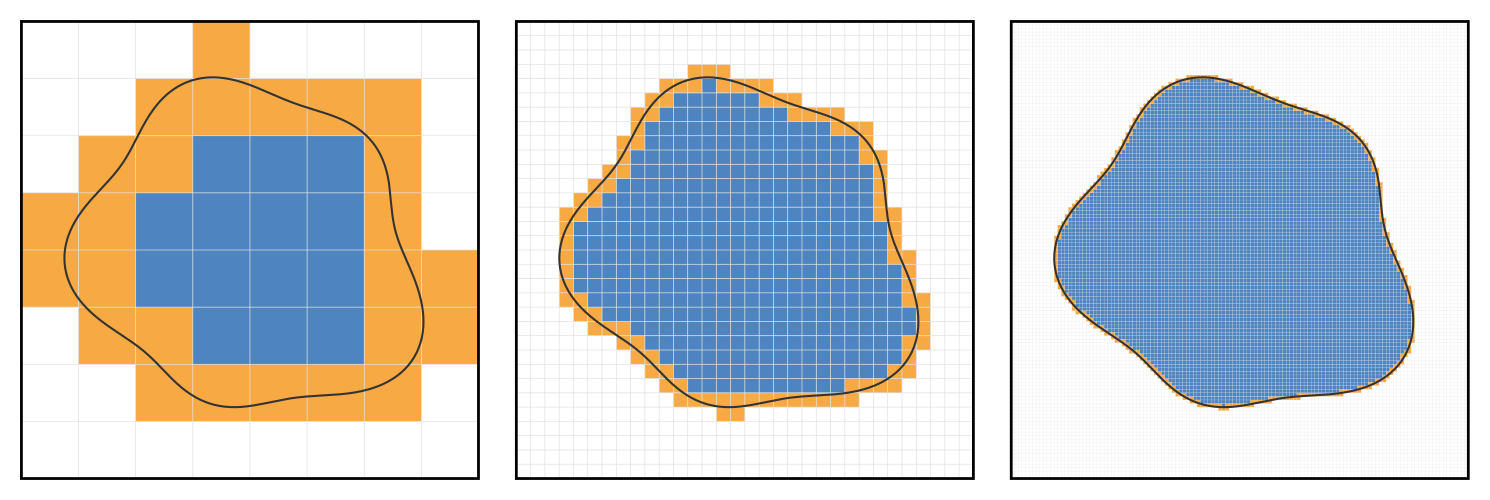

This chart was generated by the following Python code:
import numpy as np
import matplotlib.pyplot as plt
from matplotlib.patches import Rectangle

# ----------------------------------------------------------------------
# 1. 随机生成一个边缘光滑的区域 D（星形区域，极坐标下用若干正弦项叠加）
# ----------------------------------------------------------------------
np.random.seed(2024)
theta = np.linspace(0, 2 * np.pi, 720)

r_base = 0.72
phases = np.random.uniform(0, 2 * np.pi, 3)
amps = np.random.uniform(0.04, 0.10, 3)

r = (r_base
     + amps[0] * np.sin(3 * theta + phases[0])
     + amps[1] * np.sin(5 * theta + phases[1])
     + amps[2] * np.cos(2 * theta + phases[2]))
r = np.clip(r, 0.50, 0.95)

x_bound = r * np.cos(theta)
y_bound = r * np.sin(theta)

# 包围 D 的正方形
A, B = -1.0, 1.0

# ----------------------------------------------------------------------
# 2. 判断点是否在 D 内
# ----------------------------------------------------------------------
def in_D(x, y):
    theta_pt = np.arctan2(y, x)
    theta_pt = np.where(theta_pt < 0, theta_pt + 2 * np.pi, theta_pt)
    r_bound = np.interp(theta_pt, theta, r)
    return np.sqrt(x ** 2 + y ** 2) <= r_bound

def classify(x0, x1, y0, y1, k=14):
    """判断小正方形与 D 的关系：'full' / 'partial' / 'out'"""
    xs = np.linspace(x0, x1, k)
    ys = np.linspace(y0, y1, k)
    X, Y = np.meshgrid(xs, ys)
    m = in_D(X, Y)
    if m.all():
        return "full"
    if m.any():
        return "partial"
    return "out"

# ----------------------------------------------------------------------
# 3. 现代美观配色
# ----------------------------------------------------------------------
C_FULL   = "#3070B6"   # 完全在 D 内的小正方形
C_PART   = "#F59A23"   # 部分在 D 内的小正方形
C_GRID   = "#E0E0E0"   # 网格线
C_BOUND  = "#333333"   # 区域 D 边界
C_SQUARE = "#000000"   # 包围正方形

# ----------------------------------------------------------------------
# 4. 绘图：三幅图，网格由稀疏到超细
# ----------------------------------------------------------------------
fig, axes = plt.subplots(1, 3, figsize=(15, 5.2))
fig.patch.set_alpha(0.0)

for ax, n in zip(axes, (8, 32, 128)):
    ax.set_facecolor("none")
    edges = np.linspace(A, B, n + 1)
    step = edges[1] - edges[0]

    # 4.1 填充分割得到的小正方形
    for i in range(n):
        for j in range(n):
            x0, x1 = edges[i], edges[i + 1]
            y0, y1 = edges[j], edges[j + 1]
            kind = classify(x0, x1, y0, y1)
            if kind == "out":
                continue
            ax.add_patch(Rectangle(
                (x0, y0), x1 - x0, y1 - y0,
                facecolor=C_FULL if kind == "full" else C_PART,
                edgecolor="none", zorder=1, alpha=0.85))

    # 4.2 网格线（超细网格时淡化，避免糊成一片）
    lw_grid = 0.5 if n <= 32 else 0.15
    for e in edges:
        ax.plot([e, e], [A, B], color=C_GRID, lw=lw_grid, zorder=2)
        ax.plot([A, B], [e, e], color=C_GRID, lw=lw_grid, zorder=2)

    # 4.3 区域 D 的光滑边界
    ax.plot(np.append(x_bound, x_bound[0]),
            np.append(y_bound, y_bound[0]),
            color=C_BOUND, lw=1.5, zorder=3)

    # 4.4 框住 D 的正方形
    ax.add_patch(Rectangle((A, A), B - A, B - A,
                           facecolor="none", edgecolor=C_SQUARE,
                           lw=2.0, zorder=4))

    ax.set_xlim(A - 0.05, B + 0.05)
    ax.set_ylim(A - 0.05, B + 0.05)
    ax.set_aspect("equal")
    ax.axis("off")

plt.tight_layout()

# ----------------------------------------------------------------------
# 5. 保存图片（透明背景，生成于当前目录）
# ----------------------------------------------------------------------
fig.savefig("fig.pdf", transparent=True, bbox_inches="tight")

plt.show()
